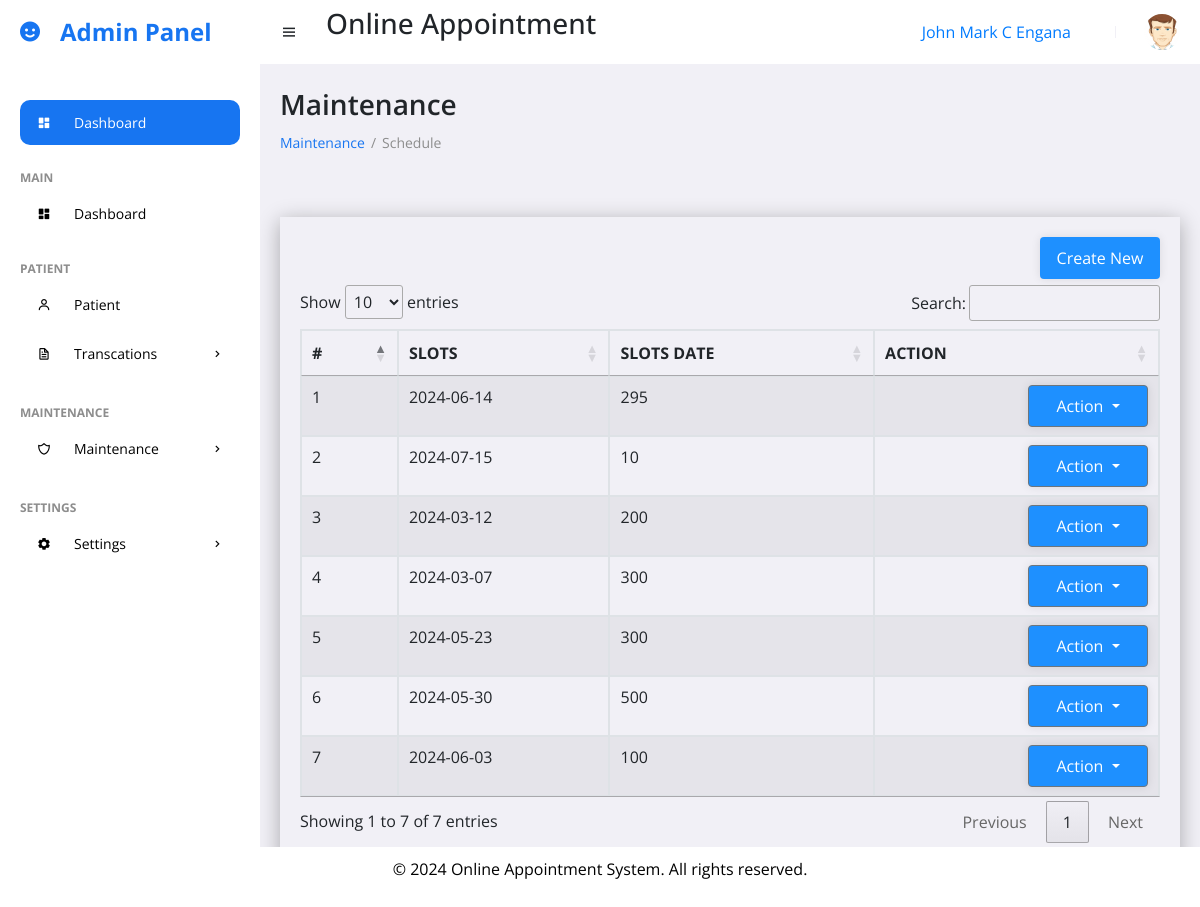
Screenshot of /admin/schedule.php (signed in) with the database file from the repository.
### tables this page shows
CREATE TABLE `tbl_schedule` (
  `id` int(10) NOT NULL,
  `date_schedule` varchar(50) NOT NULL,
  `slots` varchar(50) NOT NULL
);

### admin/schedule.php (the view, shortened to what this page needs)
<!DOCTYPE html>
<html lang="en">
<head>
	<link rel="stylesheet" href="sweetalert2.min.css">
	<link rel="stylesheet" href="https://cdn.jsdelivr.net/npm/bootstrap@4.0.0/dist/css/bootstrap.min.css">
	<link href='https://unpkg.com/boxicons@2.0.9/css/boxicons.min.css' rel='stylesheet'>
	<link href="https://cdn.datatables.net/1.13.4/css/jquery.dataTables.min.css" rel="stylesheet">
	<link rel="stylesheet" href="../css/style.css">
	<link rel="stylesheet" href="../css/style.css">
</head>
<body>
	<?php
		include ("../includes/sidebar.php");
		?>
	<section id="content">
		<?php
		include ("../includes/navbar.php");
		?>
		<main>
			<h1 class="title">Maintenance</h1>
			<ul class="breadcrumbs">
				<li><a href="#">Maintenance</a></li>
				<li class="divider">/</li>
				<li><a href="#" class="active">Schedule</a></li>
			</ul>
			<br><br>
            <div class="container-tables">
    <a href="#" class="btn" data-toggle="modal" data-target="#createSchedule">Create New</a><br><br>
    <table id="schedule" class="table table-striped table-bordered" style="width:100%">
        <thead>
            <tr>
                <th>#</th>
                <th>SLOTS</th>
                <th>SLOTS DATE</th>
                <th>ACTION</th>
            </tr>
        </thead>
        <tbody>
        <?php
include("../querys/db_config.php");
$sql = mysqli_query($connection, "SELECT * FROM tbl_schedule");
if (mysqli_num_rows($sql) > 0) {
    while ($rows = mysqli_fetch_array($sql)) {
        echo "<tr>";
        echo "<td>" . $rows['id'] . "</td>";
        echo "<td>" . $rows['date_schedule'] . "</td>";
        echo "<td>" . $rows['slots'] . "</td>";
        echo "<td>
                <div class='dropdown'>
                    <button class='btn btn-secondary dropdown-toggle' type='button' id='dropdownMenuButton' data-toggle='dropdown' aria-haspopup='true' aria-expanded='false'>
                        Action
                    </button>
                    <div class='dropdown-menu' aria-labelledby='dropdownMenuButton'>
                        <a data-id='" . $rows["id"] . "' class='dropdown-item editbtn' data-toggle='modal' data-target='#editSchedule'>
                            <i class='bx bxs-edit' style='color:#1860c0'></i>Edit
                        </a>
                        <div class='dropdown-divider'></div>
                        <a class='dropdown-item deletebtn' data-id='" . $rows["id"] . "' href='#'>
                            <i class='bx bxs-trash-alt' style='color:#e10a0a'></i>Delete
                        </a>
                    </div>
                </div>
            </td>";
        echo "</tr>";
    }
}
?>
        </tbody>
    </table>
</div>
		</main>
	</section>
	<?php
		include ("../includes/footer.php");
		?>
</body>
</html>

### css/style.css (style rules this page uses)
.container-tables { padding: 20px; box-shadow: 0 4px 20px rgba(0, 0, 0, 0.3); }
* { font-family: 'Open Sans', sans-serif; margin: 0; padding: 0; box-sizing: border-box; }
:root { --grey: #F1F0F6; --dark-grey: #8D8D8D; --light: #fff; --dark: #000; --green: #81D43A; --light-green: #E3FFCB; --blue: #1775F1; --light-blue: #D0E4FF; --dark-blue: #0C5FCD; --red: #FC3B56; }
html { overflow-x: hidden; }
body { background: var(--grey); overflow-x: hidden; }
a { text-decoration: none; }
li { list-style: none; }
#content { position: relative; width: calc(100% - 260px); left: 260px; transition: all .3s ease; }
main { width: 100%; padding: 24px 20px 20px 20px; }
main .title { font-size: 28px; font-weight: 600; margin-bottom: 10px; }
main .breadcrumbs { display: flex; grid-gap: 6px; }
main .breadcrumbs li, main .breadcrumbs li a { font-size: 14px; }
main .breadcrumbs li a { color: var(--blue); }
main .breadcrumbs li a.active, main .breadcrumbs li.divider { color: var(--dark-grey); pointer-events: none; }

### admin/schedule.php (style rules this page uses)
.btn { background: #1e90ff; width: 120px; padding: 8px; text-align: center; text-decoration: none; color: #fff; cursor: pointer; box-shadow: 0 0 10px rgba(0,0,0, 0.1); float: right; -webkit-transition-duration: 0.3s; transition-duration: 0.3s; -webkit-transition-property: box-shadow, transform; transition-property: box-shadow, transform; }

### rows the page displays
tbl_schedule: id "1", date_schedule "2024-06-14", slots "295"
tbl_schedule: id "2", date_schedule "2024-07-15", slots "10"
tbl_schedule: id "3", date_schedule "2024-03-12", slots "200"
tbl_schedule: id "4", date_schedule "2024-03-07", slots "300"
tbl_schedule: id "5", date_schedule "2024-05-23", slots "300"
tbl_schedule: id "6", date_schedule "2024-05-30", slots "500"
tbl_schedule: id "7", date_schedule "2024-06-03", slots "100"

### other values shown
$fullName "John Mark C Engana"
